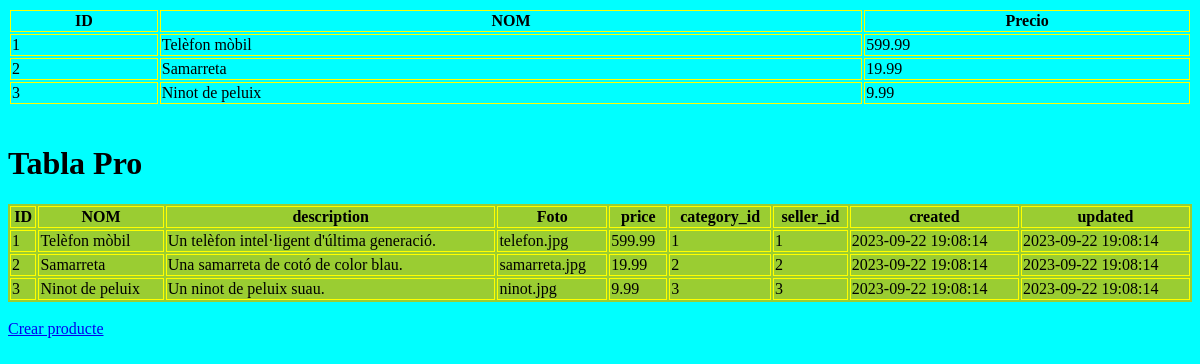
The app's page /products/list, older data.
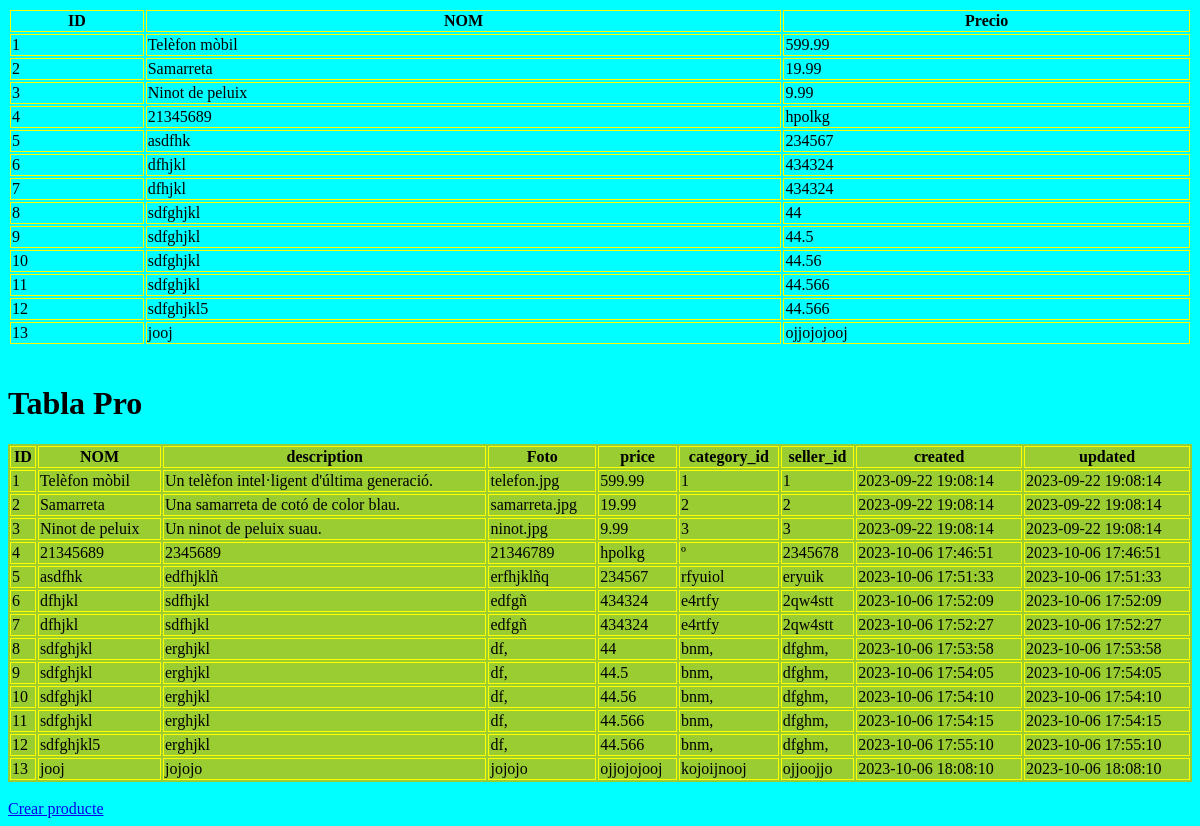
The same page, newer data.
### tables this page shows
CREATE TABLE products (
	id INTEGER PRIMARY KEY AUTOINCREMENT,
	title TEXT,
	description TEXT,
	photo TEXT,
	price DECIMAL(10, 2),
	category_id INTEGER,
	seller_id INTEGER,
	created DATETIME,
	updated DATETIME,
	FOREIGN KEY (category_id) REFERENCES categories(id),
	FOREIGN KEY (seller_id) REFERENCES users(id)
);

### app.py (the view)
@app.route('/products/list')
def products_list():
    with get_db_connection() as con:
        res = con.execute("SELECT * FROM products ORDER BY id ASC")
        products = res.fetchall()
    return render_template('products/list.html', products = products)

### app.py (called while the page is built)
def get_db_connection():
    sqlite3_database_path = "database.db"
    con = sqlite3.connect(sqlite3_database_path)
    con.row_factory = sqlite3.Row
    return con

### templates/products/list.html (shortened to what this page needs)
<!DOCTYPE html>
<html>
<head>
    <link rel="stylesheet" href="{{url_for('static', filename='style.css')}}">
</head>
<body>
	<table>
		<tr>
			<th>ID</th>
			<th>NOM</th>
			<th>Precio</th>
		</tr>
		{% for product in products %}
			<tr>
				<td>{{ product['id'] }}</a></td>
				<td>{{ product['title'] }}</a></td>
				<td>{{ product['price'] }}</a></td>
			</tr>
		{% endfor %}
	</table>
	<br/><h1>Tabla Pro</h1>
	<table class="pro_tabla">
		<tr>
			<th>ID</th>
			<th>NOM</th>
			<th>description</th>
			<th>Foto</th>
			<th>price</th>
			<th>category_id</th>
			<th>seller_id</th>
			<th>created</th>
			<th>updated</th>
		</tr>
		{% for product in products %}
		<tr>
			<td>{{ product['id'] }}</a></td>
			<td>{{ product['title'] }}</a></td>
			<td>{{ product['description'] }}</a></td>
			<td>{{ product['photo'] }}</a></td>
			<td>{{ product['price'] }}</a></td>
			<td>{{ product['category_id'] }}</a></td>
			<td>{{ product['seller_id'] }}</a></td>
			<td>{{ product['created'] }}</a></td>
			<td>{{ product['updated'] }}</a></td>
		</tr>
	{% endfor %}
	</table><br/>
	<a class="action" href="{{url_for('products_create')}}">Crear producte</a>
</body>
</html>

### static/style.css (style rules this page uses)
body { background-color:aqua; }
table { width: 100%; }
td, th { border: 1px solid yellow; }
.pro_tabla { background-color: yellowgreen; }

Row changes from the older to the newer data that the page shows:
added products: id "4", title "21345689", price "hpolkg", description "2345689", photo "21346789", category_id "º", seller_id "2345678", created "2023-10-06 17:46:51", updated "2023-10-06 17:46:51"
added products: id "5", title "asdfhk", price "234567", description "edfhjklñ", photo "erfhjklñq", category_id "rfyuiol", seller_id "eryuik", created "2023-10-06 17:51:33", updated "2023-10-06 17:51:33"
added products: id "6", title "dfhjkl", price "434324", description "sdfhjkl", photo "edfgñ", category_id "e4rtfy", seller_id "2qw4stt", created "2023-10-06 17:52:09", updated "2023-10-06 17:52:09"
added products: id "7", title "dfhjkl", price "434324", description "sdfhjkl", photo "edfgñ", category_id "e4rtfy", seller_id "2qw4stt", created "2023-10-06 17:52:27", updated "2023-10-06 17:52:27"
added products: id "8", title "sdfghjkl", price "44", description "erghjkl", photo "df,", category_id "bnm,", seller_id "dfghm,", created "2023-10-06 17:53:58", updated "2023-10-06 17:53:58"
added products: id "9", title "sdfghjkl", price "44.5", description "erghjkl", photo "df,", category_id "bnm,", seller_id "dfghm,", created "2023-10-06 17:54:05", updated "2023-10-06 17:54:05"
added products: id "10", title "sdfghjkl", price "44.56", description "erghjkl", photo "df,", category_id "bnm,", seller_id "dfghm,", created "2023-10-06 17:54:10", updated "2023-10-06 17:54:10"
added products: id "11", title "sdfghjkl", price "44.566", description "erghjkl", photo "df,", category_id "bnm,", seller_id "dfghm,", created "2023-10-06 17:54:15", updated "2023-10-06 17:54:15"
added products: id "12", title "sdfghjkl5", price "44.566", description "erghjkl", photo "df,", category_id "bnm,", seller_id "dfghm,", created "2023-10-06 17:55:10", updated "2023-10-06 17:55:10"
added products: id "13", title "jooj", price "ojjojojooj", description "jojojo", photo "jojojo", category_id "kojoijnooj", seller_id "ojjoojjo", created "2023-10-06 18:08:10", updated "2023-10-06 18:08:10"
